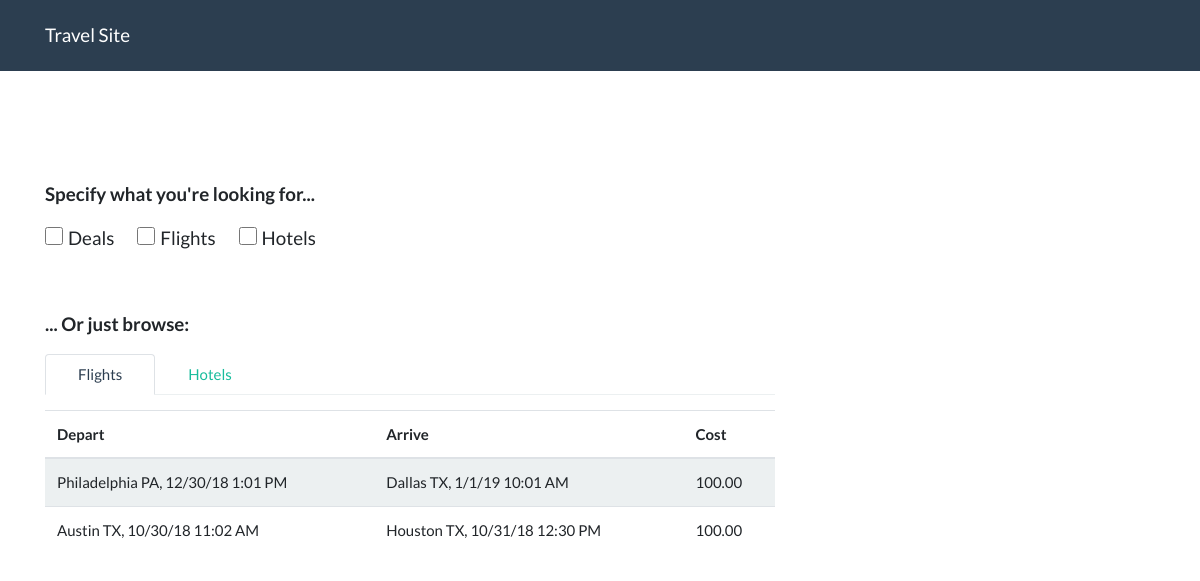
The page / on the database its author committed.
### webapp/models.py (models this page shows)
class Flight(models.Model):
    depart_city = models.CharField(max_length=255)
    depart_state = models.CharField(max_length=2)
    depart_datetime = models.DateTimeField(default='')
    arrive_city = models.CharField(max_length=255)
    arrive_state = models.CharField(max_length=2)
    arrive_datetime = models.DateTimeField(default='')
    price = models.DecimalField(max_digits=6, decimal_places=2)

### webapp/views.py (the view)
# urls.py: url(r'^$', views.index, name='index')
def index(request):
    return render(request, 'home.html', {
        'flights': Flight.objects.all(),
        'hotels': Hotel.objects.all()
    })

### webapp/templates/home.html (shortened to what this page needs)
{% extends 'base.html' %}
{% block content %}
<div class="bs-docs-section">
  <div class="row">
    <div class="col-lg-8">
      <div class="bs-component">
        <p class="instruction"><strong>Specify what you're looking for...</strong></p>
        <form class="customer-wants">
          <input type="checkbox" name="vehicle1" value="deals"><label>Deals</label>
          <input type="checkbox" name="vehicle2" value="flights"><label>Flights</label>
          <input type="checkbox" name="vehicle3" value="hotels"><label>Hotels</label>
        </form>
      </div>
    </div>
  </div>
  <div class="row">
    <div class="col-lg-8">
      <div class="bs-component browse">
        <p class="instruction"><strong>... Or just browse:</strong></p>
        <ul class="nav nav-tabs">
          <li class="nav-item">
            <a class="nav-link active show" data-toggle="tab" href="#tab-flights">Flights</a>
          </li>
          <li class="nav-item">
            <a class="nav-link" data-toggle="tab" href="#tab-hotels">Hotels</a>
          </li>
        </ul>
        <div id="myTabContent" class="tab-content">
          <div class="tab-pane fade active show" id="tab-flights">
            <table class="table table-hover table-striped">
              <thead><tr><th>Depart</th><th>Arrive</th><th>Cost</th></tr></thead>
              <tbody>
                {% for flight in flights %}
                <tr>
                  <td>{{ flight.depart_city }} {{ flight.depart_state }}, {{ flight.depart_datetime | date:'n/j/y' }} {{ flight.depart_datetime | date:'g:i A' }}</td>
                  <td>{{ flight.arrive_city }} {{ flight.arrive_state }}, {{ flight.arrive_datetime | date:'n/j/y' }} {{ flight.arrive_datetime | date:'g:i A' }}</td>
                  <td>{{ flight.price }}</td>
                </tr>
                {% endfor %}
              </tbody>
            </table>
          </div>
        </div>
      </div>
    </div>
  </div>
</div>
{% endblock %}

### webapp/templates/base.html (shortened to what this page needs)
{% load static %}
<!DOCTYPE html>
<html lang="en" dir="ltr">
  <head>
    <link rel="stylesheet" type="text/css" href="{% static 'webapp/bootswatch-flatly.min.css' %}" />
    <link rel="stylesheet" type="text/css" href="{% static 'webapp/style.css' %}" />
  </head>
  <body>
    <div class="navbar navbar-expand-lg fixed-top navbar-dark bg-primary">
      <div class="container">
        <a href="#" class="navbar-brand">Travel Site</a>
      </div>
    </div>
    <div class="container">
      {% block content %}
      {% endblock %}
    </div>
  </body>
</html>

### webapp/static/webapp/style.css (style rules this page uses)
body { padding-top:120px }
.bs-docs-section { margin-top:4em }
.bs-component { position:relative }
.nav-tabs { margin-bottom:15px }
p.instruction { font-size: 125%; }
div.browse { margin-top: 50px; }
form.customer-wants input { width: 18px; height: 18px; }
form.customer-wants label { margin-left: 5px; margin-right: 20px; font-size: 125%; }

### rows shown on the page
Flight: depart_city "Philadelphia", depart_state "PA", depart_datetime "12/30/18", depart_datetime "1:01 PM", arrive_city "Dallas", arrive_state "TX", arrive_datetime "1/1/19", arrive_datetime "10:01 AM", price "100.00"
Flight: depart_city "Austin", depart_state "TX", depart_datetime "10/30/18", depart_datetime "11:02 AM", arrive_city "Houston", arrive_state "TX", arrive_datetime "10/31/18", arrive_datetime "12:30 PM", price "100.00"
